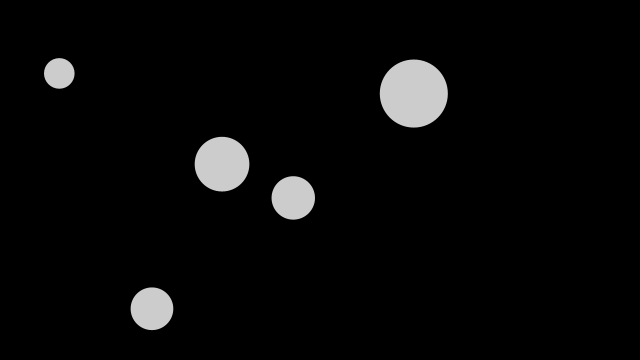
Frame 1 (no input)
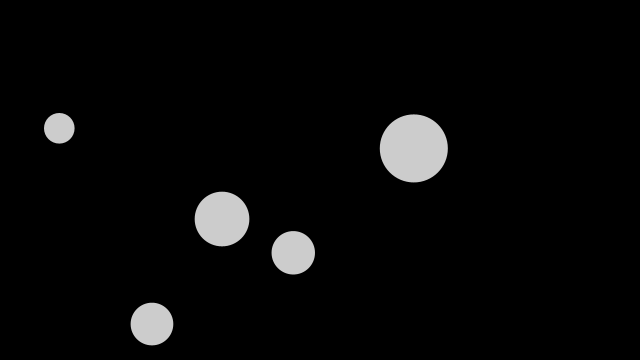
Frame 60 (the mouse pressed at the canvas centre just before this capture)
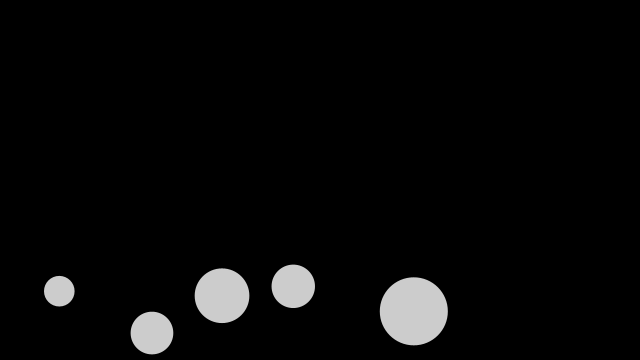
Frame 120 (the mouse held since frame 60 and released just before this capture)

The Processing sketch that drew these frames (run headless with seeded random() and noise(); from frame 60 on, the mouse is pressed at the canvas centre):

// Processing sketch: processing_146621
// ── processing_146621.pde

int numBalls = 5;
float spring = 0.05;
float gravity = 0.03;
float friction = -0.9;
Ball[] balls = new Ball[numBalls];

void setup() {
  size(640, 360);
  for (int i = 0; i < numBalls; i++) {
    balls[i] = new Ball(random(width), random(height), random(30, 70), i, balls);
  }
  noStroke();
  fill(255, 204);
}

void draw() {
  background(0);
  for (int i = 0; i < numBalls; i++) {
    balls[i].collide();
    balls[i].move();
    balls[i].display();  
  }
}

class Ball {
  
  float x, y;
  float diameter;
  float vx = 0;
  float vy = 0;
  int id;
  Ball[] others;
 
  Ball(float xin, float yin, float din, int idin, Ball[] oin) {
    x = xin;
    y = yin;
    diameter = din;
    id = idin;
    others = oin;
  } 
  
  void collide() {
    for (int i = id + 1; i < numBalls; i++) {
      float dx = others[i].x - x;
      float dy = others[i].y - y;
      float distance = sqrt(dx*dx + dy*dy);
      float minDist = others[i].diameter/2 + diameter/2;
      if (distance < minDist) { 
        float angle = atan2(dy, dx);
        float targetX = x + cos(angle) * minDist;
        float targetY = y + sin(angle) * minDist;
        float ax = (targetX - others[i].x) * spring;
        float ay = (targetY - others[i].y) * spring;
        vx -= ax;
        vy -= ay;
        others[i].vx += ax;
        others[i].vy += ay;
      }
    }   
  }
  
  void move() {
    vy += gravity;
    x += vx;
    y += vy;
    if (x + diameter/2 > width) {
      x = width - diameter/2;
      vx *= friction; 
    }
    else if (x - diameter/2 < 0) {
      x = diameter/2;
      vx *= friction;
    }
    if (y + diameter/2 > height) {
      y = height - diameter/2;
      vy *= friction; 
    } 
    else if (y - diameter/2 < 0) {
      y = diameter/2;
      vy *= friction;
    }
  }
  
  void display() {
    ellipse(x, y, diameter, diameter);
  }
}
